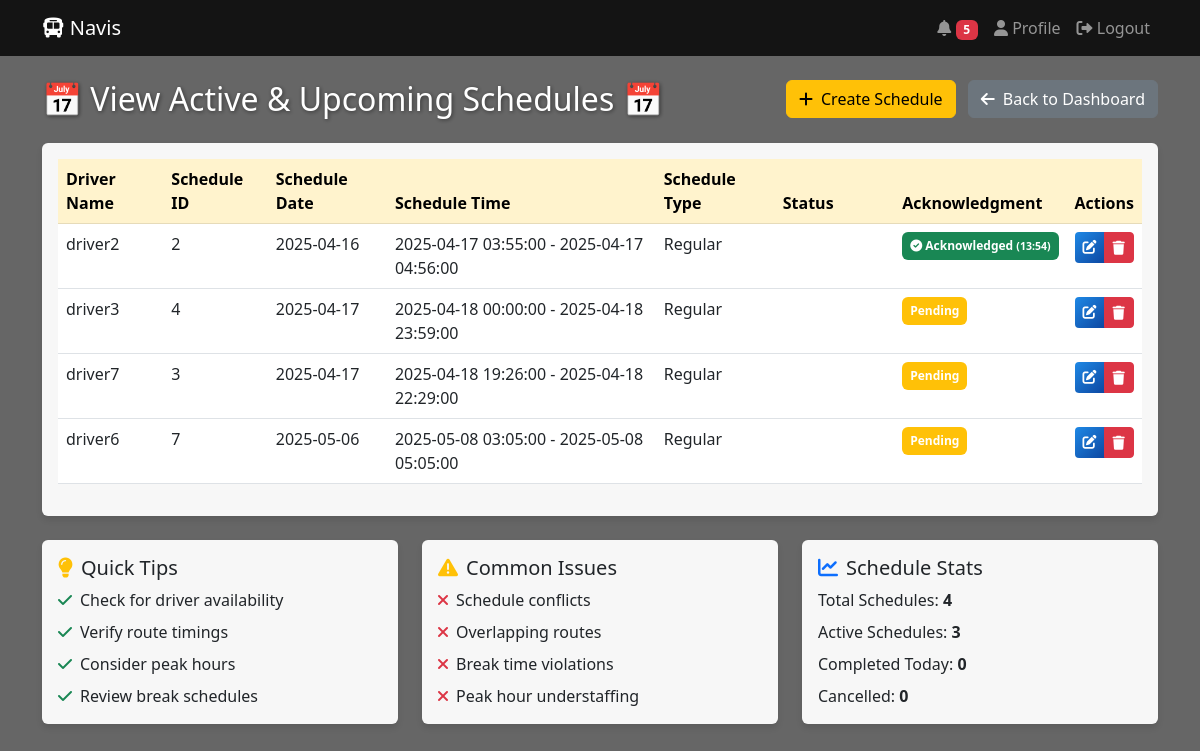
The page /view-schedules (signed in) on the database its author committed.
### app.py (models this page shows)
class Schedule(db.Model):
    id = db.Column(db.Integer, primary_key=True)
    date = db.Column(db.Date, nullable=False)
    start_time = db.Column(db.DateTime, nullable=False)
    end_time = db.Column(db.DateTime, nullable=False)
    route = db.Column(db.String(100), nullable=False)
    bus_number = db.Column(db.String(20), nullable=False)
    capacity = db.Column(db.Integer, nullable=False)
    assigned_driver = db.Column(db.String(150), db.ForeignKey('user.username'))
    is_peak_hour = db.Column(db.Boolean, default=False)
    schedule_type = db.Column(db.String(20), default='regular')
    created_by = db.Column(db.String(150), db.ForeignKey('user.username'))
    created_at = db.Column(db.DateTime, default=datetime.utcnow)
    last_modified = db.Column(db.DateTime, default=datetime.utcnow)
    status = db.Column(db.String(20), default='pending')  # pending, assigned, acknowledged, completed
    driver_acknowledged = db.Column(db.Boolean, default=False)
    acknowledgment_time = db.Column(db.DateTime)

### app.py (the view, shortened to what this page needs)
@app.route('/view-schedules')
@login_required
def view_schedules():
    if current_user.role == 'admin':
        schedules = Schedule.query.order_by(
            Schedule.date.asc(),
            Schedule.start_time.asc()
        ).all()
    return render_template('view_schedules.html', schedules=schedules)

### app.py (called while the page is built)
@login_manager.user_loader
def load_user(user_id):
    return User.query.get(int(user_id))

@app.context_processor
def inject_user():
    return dict(current_user=current_user)

@app.context_processor
def inject_notifications():
    unread_count = 0
    if current_user.is_authenticated:
        unread_count = Notification.query.filter_by(
            recipient_username=current_user.username,
            is_read=False
        ).count()
    return dict(unread_count=unread_count)

### templates/view_schedules.html (shortened to what this page needs)
{% extends "base.html" %}
{% block content %}
<div class="row mb-4">
    <div class="col">
        <div class="d-flex justify-content-between align-items-center">
            <h2 class="mb-0">📅 View Active & Upcoming Schedules 📅</h2>
            {% if current_user.role == 'admin' %}
            <div>
                <a href="{{ url_for('add_schedule') }}" class="btn btn-warning me-2">
                    <i class="fas fa-plus me-2"></i>Create Schedule
                </a>
                <a href="{{ url_for('admin_dashboard') }}" class="btn btn-secondary">
                    <i class="fas fa-arrow-left me-2"></i>Back to Dashboard
                </a>
            </div>
            {% else %}
            <a href="{{ url_for('driver_dashboard') }}" class="btn btn-secondary">
                <i class="fas fa-arrow-left me-2"></i>Back to Dashboard
            </a>
            {% endif %}
        </div>
    </div>
</div>
<div class="card">
    <div class="card-body">
        <div class="table-responsive">
            <table class="table table-hover">
                <thead class="table-warning">
                    <tr>
                        <th>Driver Name</th>
                        <th>Schedule ID</th>
                        <th>Schedule Date</th>
                        <th>Schedule Time</th>
                        <th>Schedule Type</th>
                        <th>Status</th>
                        <th>Acknowledgment</th>
                        {% if current_user.role == 'admin' %}
                        <th>Actions</th>
                        {% endif %}
                    </tr>
                </thead>
                <tbody>
                    {% for schedule in schedules %}
                    <tr>
                        <td>{{ schedule.assigned_driver }}</td>
                        <td>{{ schedule.id }}</td>
                        <td>{{ schedule.created_at.strftime('%Y-%m-%d') }}</td>
                        <td>{{ schedule.start_time }} - {{ schedule.end_time }}</td>
                        <td>{{ schedule.schedule_type|title }}</td>
                        <td>
                            <span class="badge status-{{ schedule.status }}">
                            </span>
                        </td>
                        <td>
                            {% if schedule.driver_acknowledged %}
                            <span class="badge bg-success p-2">
                                <i class="fas fa-check-circle"></i> Acknowledged
                                {% if schedule.acknowledgment_time %}
                                <small>({{ schedule.acknowledgment_time.strftime('%H:%M') }})</small>
                                {% endif %}
                            </span>
                            {% else %}
                                {% if current_user.role == 'driver' and schedule.assigned_driver == current_user.username %}
                                <form action="{{ url_for('acknowledge_schedule', id=schedule.id) }}" method="POST" style="display: inline;">
                                    <button type="submit" class="btn btn-success">
                                        <i class="fas fa-check-circle"></i> Acknowledge
                                    </button>
                                </form>
                                {% else %}
                                <span class="badge bg-warning p-2">Pending</span>
                                {% endif %}
                            {% endif %}
                        </td>
                        {% if current_user.role == 'admin' %}
                        <td>
                            <div class="btn-group">
                                <a href="{{ url_for('edit_schedule', id=schedule.id) }}" class="btn btn-primary btn-sm">
                                    <i class="fas fa-edit"></i>
                                </a>
                                <button type="button" class="btn btn-danger btn-sm" data-bs-toggle="modal" data-bs-target="#deleteModal{{ schedule.id }}">
                                    <i class="fas fa-trash"></i>
                                </button>
                            </div>
                        </td>
                        {% endif %}
                    </tr>
                    {% else %}
                    <tr>
                        <td colspan="{% if current_user.role == 'admin' %}8{% else %}7{% endif %}" class="text-center">
                            No schedules found
                        </td>
                    </tr>
                    {% endfor %}
                </tbody>
            </table>
        </div>
    </div>
</div>
{% if current_user.role == 'admin' %}
<div class="row mt-4">
    <div class="col-md-4">
        <div class="card">
            <div class="card-body">
                <h5 class="card-title"><i class="fas fa-lightbulb text-warning me-2"></i>Quick Tips</h5>
                <ul class="list-unstyled mb-0">
                    <li class="mb-2"><i class="fas fa-check text-success me-2"></i>Check for driver availability</li>
                    <li class="mb-2"><i class="fas fa-check text-success me-2"></i>Verify route timings</li>
                    <li class="mb-2"><i class="fas fa-check text-success me-2"></i>Consider peak hours</li>
                    <li><i class="fas fa-check text-success me-2"></i>Review break schedules</li>
                </ul>
            </div>
        </div>
    </div>
    <div class="col-md-4">
        <div class="card">
            <div class="card-body">
                <h5 class="card-title"><i class="fas fa-exclamation-triangle text-warning me-2"></i>Common Issues</h5>
                <ul class="list-unstyled mb-0">
                    <li class="mb-2"><i class="fas fa-times text-danger me-2"></i>Schedule conflicts</li>
                    <li class="mb-2"><i class="fas fa-times text-danger me-2"></i>Overlapping routes</li>
                    <li class="mb-2"><i class="fas fa-times text-danger me-2"></i>Break time violations</li>
                    <li><i class="fas fa-times text-danger me-2"></i>Peak hour understaffing</li>
                </ul>
            </div>
        </div>
    </div>
    <div class="col-md-4">
        <div class="card">
            <div class="card-body">
                <h5 class="card-title"><i class="fas fa-chart-line text-primary me-2"></i>Schedule Stats</h5>
                <ul class="list-unstyled mb-0">
                    <li class="mb-2">Total Schedules: <strong>{{ schedules|length }}</strong></li>
                    <li class="mb-2">Active Schedules: <strong>{{ schedules|selectattr('status', 'equalto', 'scheduled')|list|length }}</strong></li>
                    <li class="mb-2">Completed Today: <strong>{{ schedules|selectattr('status', 'equalto', 'completed')|list|length }}</strong></li>
                    <li>Cancelled: <strong>{{ schedules|selectattr('status', 'equalto', 'cancelled')|list|length }}</strong></li>
                </ul>
            </div>
        </div>
    </div>
</div>
{% endif %}
{% endblock %}

### rows shown on the page
Schedule: assigned_driver "driver2", id "2", created_at "2025-04-16", start_time "2025-04-17 03:55:00", end_time "2025-04-17 04:56:00", schedule_type "Regular", acknowledgment_time "13:54"
Schedule: assigned_driver "driver3", id "4", created_at "2025-04-17", start_time "2025-04-18 00:00:00", end_time "2025-04-18 23:59:00", schedule_type "Regular", driver_acknowledged "Pending"
Schedule: assigned_driver "driver7", id "3", created_at "2025-04-17", start_time "2025-04-18 19:26:00", end_time "2025-04-18 22:29:00", schedule_type "Regular", driver_acknowledged "Pending"
Schedule: assigned_driver "driver6", id "7", created_at "2025-05-06", start_time "2025-05-08 03:05:00", end_time "2025-05-08 05:05:00", schedule_type "Regular", driver_acknowledged "Pending"

### other values the page prints
{{ unread_count }} "5"
{{ schedules|length }} "4"
{{ schedules|selectattr('status', 'equalto', 'scheduled')|list|length }} "3"
{{ schedules|selectattr('status', 'equalto', 'completed')|list|length }} "0"
{{ schedules|selectattr('status', 'equalto', 'cancelled')|list|length }} "0"
